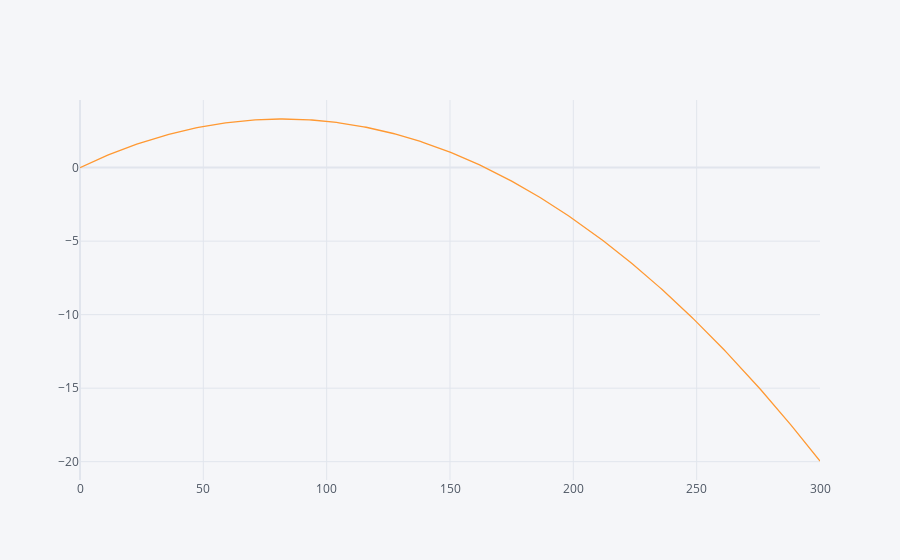

The notebook cell this image was saved under:
### Code cell
pd.DataFrame(Y).iplot()

### Figure 1 — Plotly figure (JSON) as saved in the notebook; plotly's stock layout.template omitted (floating-point values rounded to 4 significant figures; data arrays with more than 128 entries replaced by an {"elided": "..."} marker saying what was removed)
{"data": [{"line": {"color": "rgba(255, 153, 51, 1.0)", "dash": "solid", "shape": "linear", "width": 1.3}, "mode": "lines", "name": "0", "text": "", "type": "scatter", "x": {"elided": "301 int values"}, "y": {"elided": "301 float values"}}], "layout": {"legend": {"bgcolor": "#F5F6F9", "font": {"color": "#4D5663"}}, "paper_bgcolor": "#F5F6F9", "plot_bgcolor": "#F5F6F9", "title": {"font": {"color": "#4D5663"}}, "xaxis": {"gridcolor": "#E1E5ED", "showgrid": true, "tickfont": {"color": "#4D5663"}, "title": {"font": {"color": "#4D5663"}, "text": ""}, "zerolinecolor": "#E1E5ED"}, "yaxis": {"gridcolor": "#E1E5ED", "showgrid": true, "tickfont": {"color": "#4D5663"}, "title": {"font": {"color": "#4D5663"}, "text": ""}, "zerolinecolor": "#E1E5ED"}}}
